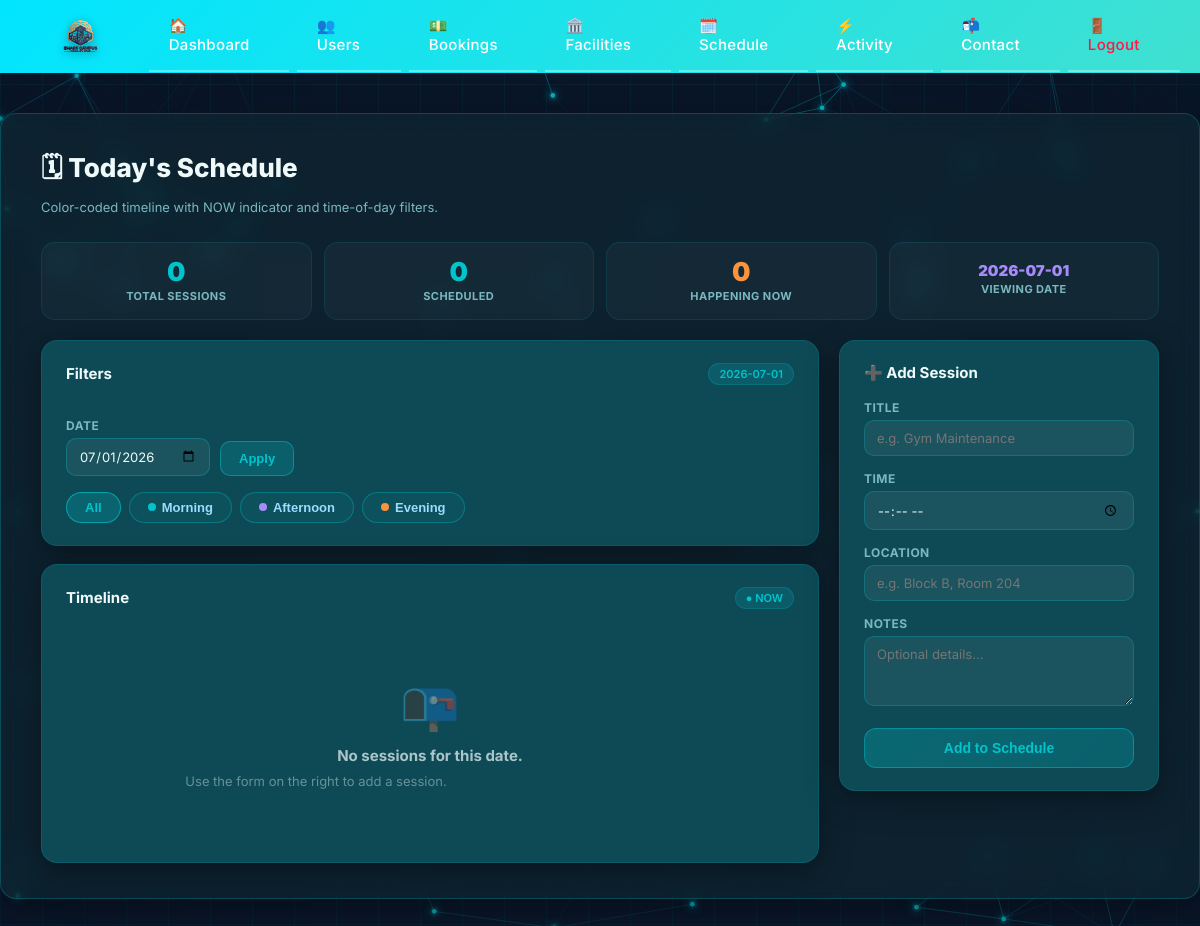
Page /admin/todays-schedule?date=2026-07-01 (signed in) on the earlier database version.
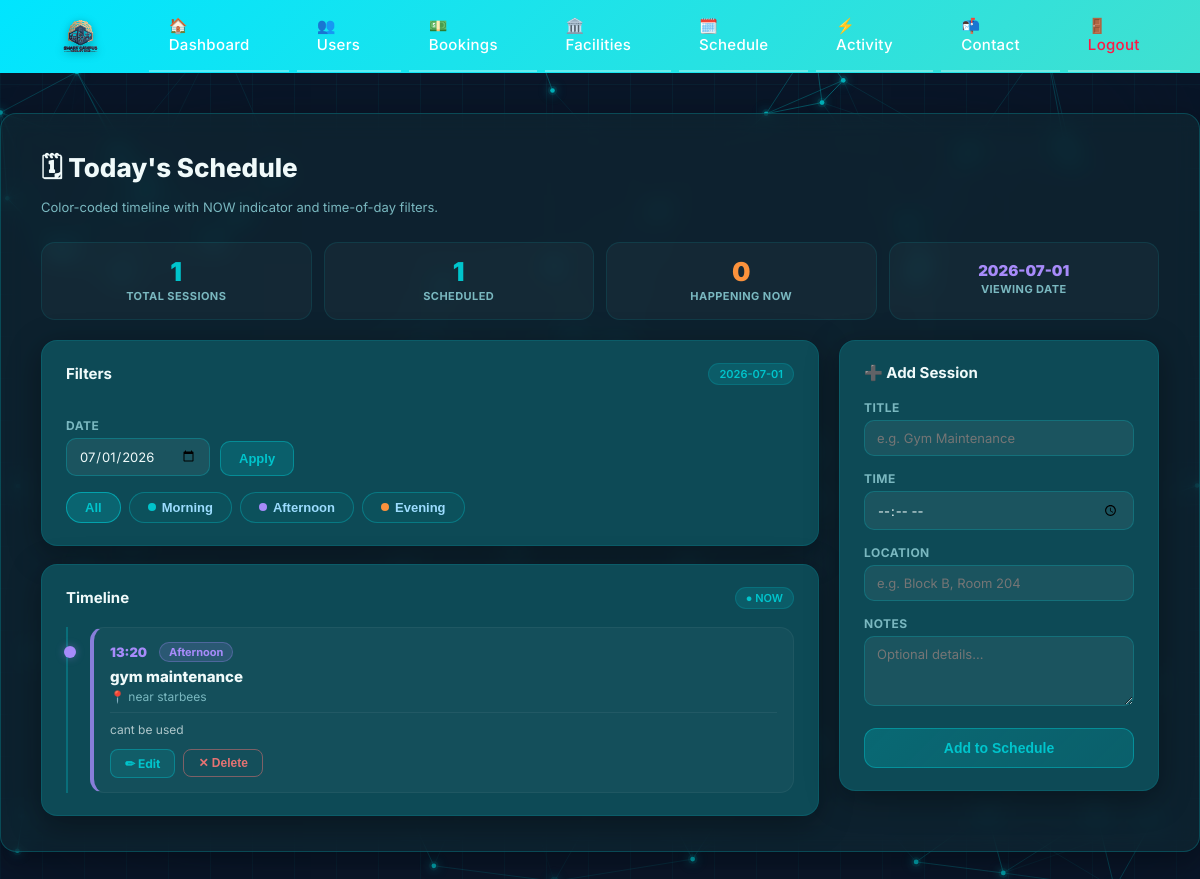
Same page on the later database version.
### tables this page shows
CREATE TABLE todays_schedule (
        id INTEGER PRIMARY KEY AUTOINCREMENT,
        date TEXT,
        time TEXT,
        title TEXT,
        location TEXT,
        notes TEXT
    );

### app.py (the view)
@app.route("/admin/todays-schedule")
def todays_schedule():
    guard = require_admin()
    if guard: return guard
    selected_date = request.args.get("date") or malaysia_now().strftime("%Y-%m-%d")
    conn = get_db()
    schedules = conn.execute(
        "SELECT * FROM todays_schedule WHERE date=? ORDER BY time ASC", (selected_date,)
    ).fetchall()
    conn.close()
    return render_template("admin_schedule.html", schedules=schedules, selected_date=selected_date)

### app.py (called while the page is built)
def get_db():
    conn = sqlite3.connect("database.db")
    conn.row_factory = sqlite3.Row
    return conn

def require_admin():
    if "user_id" not in session:
        flash("Please log in as admin.")
        return redirect('/admin-login')
    if session.get("role") != "admin":
        session.clear()
        session.modified = True
        flash("Access denied. Please log in as admin.")
        return redirect('/admin-login')
    return None

### smart campus/templates/admin_schedule.html (shortened to what the changed rows need)
{% extends "base.html" %}
{% block content %}
<div class="sch-header">
  <div>
    <h1>🗓 Today's Schedule</h1>
  </div>
</div>
<div class="stat-strip">
  <div class="stat-card">
    <div class="num">{{ schedules|length }}</div>
    <div class="lbl">Total Sessions</div>
  </div>
  <div class="stat-card">
    <div class="num">{{ schedules|selectattr('time')|list|length }}</div>
    <div class="lbl">Scheduled</div>
  </div>
</div>
<div class="sch-layout">
  <div>
    <div class="panel">
      <div class="timeline-wrap">
        <div class="timeline" id="timeline">
          {% for s in schedules %}
            {% set t = s['time'] %}
            {% if not t or t < '12:00' %}
              {% set part = 'morning' %}
            {% elif t < '17:00' %}
              {% set part = 'afternoon' %}
            {% else %}
              {% set part = 'evening' %}
            {% endif %}
            <div class="session {{ part }}" data-part="{{ part }}" data-time-raw="{{ s['time'] or '' }}">
              <div style="display:flex; align-items:center; gap:6px; flex-wrap:wrap;">
                <div class="session-time">{{ s['time'] or '—' }}</div>
                <span class="part-badge part-{{ part }}">{{ part|capitalize }}</span>
              </div>
              <div class="session-title">{{ s['title'] }}</div>
              {% if s['location'] %}
                <div class="session-sub">📍 {{ s['location'] }}</div>
              {% endif %}
              {% if s['notes'] %}
                <div class="session-notes">{{ s['notes'] }}</div>
              {% endif %}
              <div class="session-actions">
                <a class="s-btn s-btn-edit" href="/admin/todays-schedule/edit/{{ s['id'] }}">✏ Edit</a>
                <form method="POST" action="/admin/todays-schedule/delete/{{ s['id'] }}" style="margin:0;">
                  <button class="s-btn s-btn-delete" type="submit">✕ Delete</button>
                </form>
              </div>
            </div>
          {% endfor %}
        </div>
        {% if schedules|length == 0 %}
          <div class="empty-state">
            <div class="empty-icon">📭</div>
            <h3>No sessions for this date.</h3>
            <p>Use the form on the right to add a session.</p>
          </div>
        {% endif %}
      </div>
    </div>
  </div>
</div>
{% endblock %}

Differences in the rows shown:
added todays_schedule: time "13:20", part "Afternoon", title "gym maintenance", location "near starbees", notes "cant be used"
Other differences:
{{ schedules|length }}: "0" → "1"
{{ schedules|selectattr('time')|list|length }}: "0" → "1"
text no longer shown: "📭 No sessions for this date. Use the form on the right to add a session."
